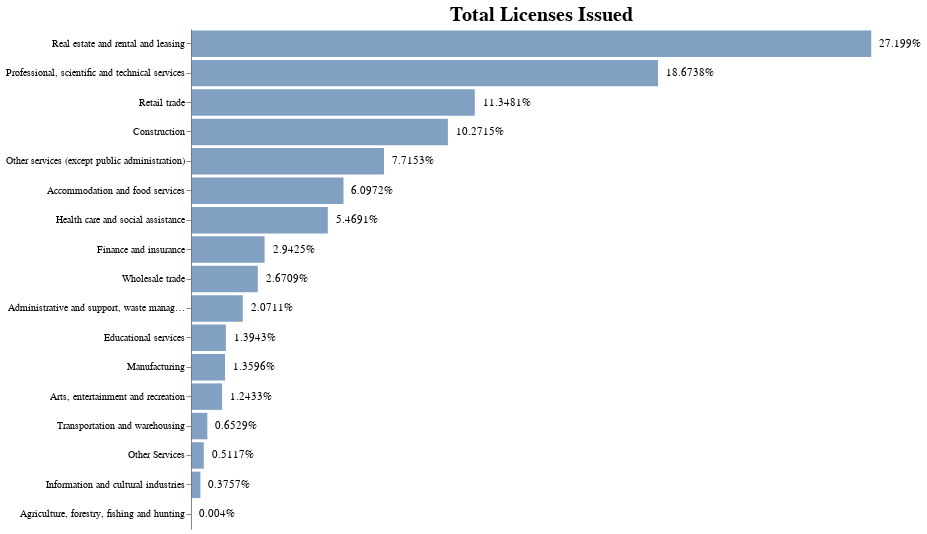

Notebook code for this chart:
### Code cell
bars_2 = alt.Chart(industry_grouped,title = 'Total License Issued').mark_bar(opacity=0.7).encode(
     x=alt.X("total_license_issued:Q", title = "Licenses issued",axis=None),
     y=alt.Y('BusinessIndustry:N',title =None, sort='-x')
   )

bars_2

text_2 = bars_2.mark_text(
    align='left',
    baseline='middle',
    dx=8  # Nudges text to right so it doesn't appear on top of the bar
).encode(
    text='percent_license'
)

plot_2 = (bars_2 + text_2).properties(title= 'Total Licenses Issued',width=700, height=500).configure_axis(labels=False, labelFontWeight = 200, labelFontSize = 12).configure_axis(
    grid=False
).configure_view(
    strokeWidth=0
).configure_title(
    fontSize=20,
    font='Arial',
    anchor='middle',
    color='black'
)

plot_2

### Figure 1 — Vega-Lite specification as saved in the notebook (floating-point values rounded to 4 significant figures)
{"config": {"view": {"continuousWidth": 400, "continuousHeight": 300, "strokeWidth": 0}, "axis": {"grid": false}, "title": {"anchor": "middle", "color": "black", "font": "Arial", "fontSize": 20}}, "layer": [{"mark": {"type": "bar", "opacity": 0.7}, "encoding": {"x": {"type": "quantitative", "axis": null, "field": "total_license_issued", "title": "Licenses issued"}, "y": {"type": "nominal", "field": "BusinessIndustry", "sort": "-x", "title": null}}, "title": "Total License Issued"}, {"mark": {"type": "text", "align": "left", "baseline": "middle", "dx": 8}, "encoding": {"text": {"type": "nominal", "field": "percent_license"}, "x": {"type": "quantitative", "axis": null, "field": "total_license_issued", "title": "Licenses issued"}, "y": {"type": "nominal", "field": "BusinessIndustry", "sort": "-x", "title": null}}, "title": "Total License Issued"}], "data": {"name": "data-aa422627dd9c711f6dc8753374895849"}, "height": 500, "title": "Total Licenses Issued", "width": 700, "$schema": "https://vega.github.io/schema/vega-lite/v4.0.2.json", "datasets": {"data-aa422627dd9c711f6dc8753374895849": [{"BusinessIndustry": "Accommodation and food services", "total_license_issued": 39213, "percent_license": "6.0972%", "%": 6.097}, {"BusinessIndustry": "Administrative and support, waste management and remediation services", "total_license_issued": 13320, "percent_license": "2.0711%", "%": 2.071}, {"BusinessIndustry": "Agriculture, forestry, fishing and hunting", "total_license_issued": 26, "percent_license": "0.004%", "%": 0.004}, {"BusinessIndustry": "Arts, entertainment and recreation", "total_license_issued": 7996, "percent_license": "1.2433%", "%": 1.243}, {"BusinessIndustry": "Construction", "total_license_issued": 66059, "percent_license": "10.2715%", "%": 10.27}, {"BusinessIndustry": "Educational services", "total_license_issued": 8967, "percent_license": "1.3943%", "%": 1.394}, {"BusinessIndustry": "Finance and insurance", "total_license_issued": 18924, "percent_license": "2.9425%", "%": 2.942}, {"BusinessIndustry": "Health care and social assistance", "total_license_issued": 35173, "percent_license": "5.4691%", "%": 5.469}, {"BusinessIndustry": "Information and cultural industries", "total_license_issued": 2416, "percent_license": "0.3757%", "%": 0.3757}, {"BusinessIndustry": "Manufacturing", "total_license_issued": 8744, "percent_license": "1.3596%", "%": 1.36}, {"BusinessIndustry": "Other Services", "total_license_issued": 3291, "percent_license": "0.5117%", "%": 0.5117}, {"BusinessIndustry": "Other services (except public administration)", "total_license_issued": 49619, "percent_license": "7.7153%", "%": 7.715}, {"BusinessIndustry": "Professional, scientific and technical services", "total_license_issued": 120096, "percent_license": "18.6738%", "%": 18.67}, {"BusinessIndustry": "Real estate and rental and leasing", "total_license_issued": 174924, "percent_license": "27.199%", "%": 27.2}, {"BusinessIndustry": "Retail trade", "total_license_issued": 72983, "percent_license": "11.3481%", "%": 11.35}, {"BusinessIndustry": "Transportation and warehousing", "total_license_issued": 4199, "percent_license": "0.6529%", "%": 0.6529}, {"BusinessIndustry": "Wholesale trade", "total_license_issued": 17177, "percent_license": "2.6709%", "%": 2.671}]}}
